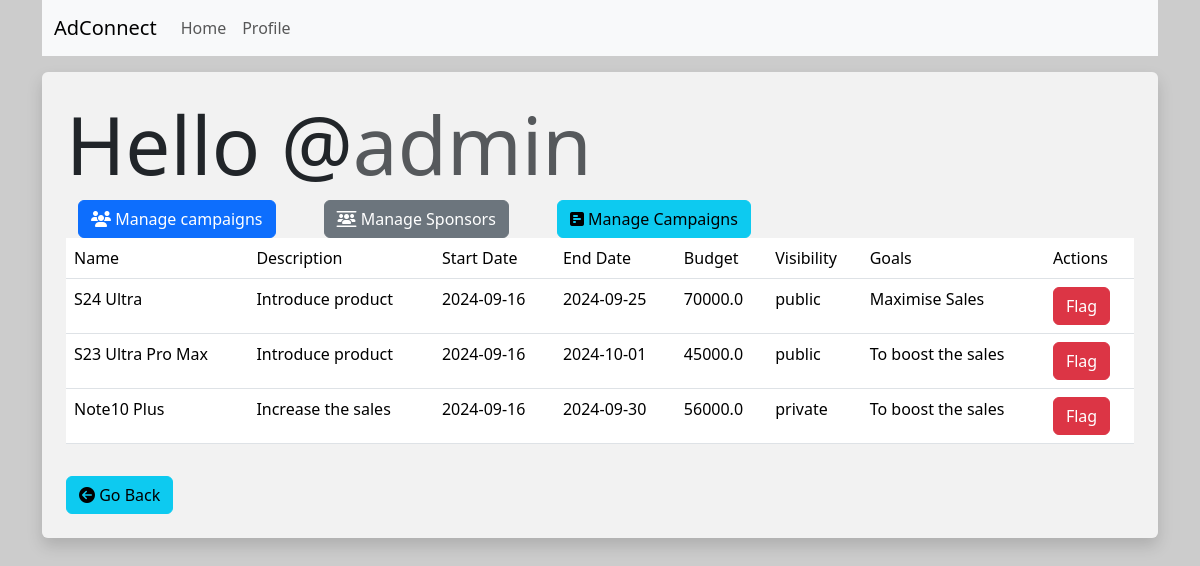
The app's page /admin/manage_campaigns (signed in), older data.
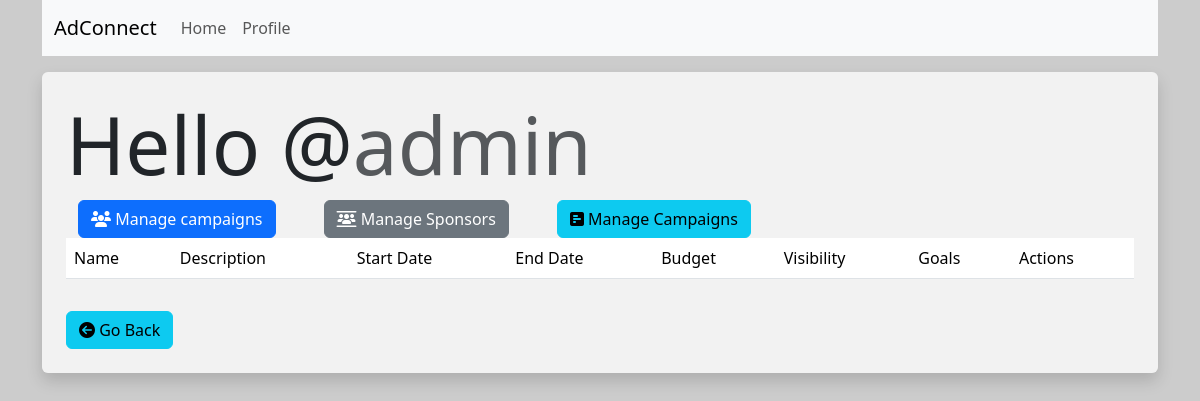
The same page, newer data.
### models.py (models this page shows)
class Campaign(db.Model):
    __tablename__ = 'campaigns'
    id = db.Column(db.Integer, primary_key=True)
    name = db.Column(db.String(256), nullable=False)
    description = db.Column(db.Text)
    start_date = db.Column(db.Date)
    end_date = db.Column(db.Date)
    budget = db.Column(db.Float)
    visibility = db.Column(db.String(64))  # Could be 'public' or 'private'
    goals = db.Column(db.Text)
    payment_amount = db.Column(db.Float, nullable=False)
    requirements = db.Column(db.String, nullable=False)
    sponsor_id = db.Column(db.Integer, db.ForeignKey('sponsors.id'))
    sponsor = db.relationship('Sponsor', back_populates='campaigns')
    ad_requests = db.relationship('AdRequest', back_populates='campaign')

### routes.py (the view)
@app.route("/admin/manage_campaigns")
@admin_required
def manage_campaigns():
    admin=Admin.query.get(session['id'])
    campaigns = Campaign.query.all()
    flagged_campaigns = Flag.query.filter_by(entity_type='campaign').all()
    flagged_campaign_ids = {flag.entity_id for flag in flagged_campaigns}
    return render_template('/admin/manage_campaigns.html', campaigns = campaigns, admin=admin, flagged_campaign_ids=flagged_campaign_ids)

### routes.py (called while the page is built)
def admin_required(inner_func):
    @wraps(inner_func)
    def decorated_func(*args, **kwargs):
        if session.get("id"):
            if session.get("user_type") == "admin":
                return inner_func(*args, **kwargs)
            else:
                flash("Error : You are not authorized to access this page")
                return redirect(url_for('index'))
        else:
            flash("Error : Please log in to continue")
            return redirect(url_for('login'))
    return decorated_func

### templates/admin/manage_campaigns.html (shortened to what this page needs)
{% extends 'layout.html' %}
{% block content %}
    <div class="p-4 bg-white bg-opacity-75 rounded shadow mt-3">
        <h1 class="display-1">Hello @<span class="text-muted">{{  admin.username  }}</span></h1>
        <div class=" container d-flex gap-5">
            <a href="{{ url_for('manage_campaigns') }}" class="btn btn-primary"><i class="fa-solid fa-users"></i> Manage campaigns</a>
            <a href="{{ url_for('manage_sponsors') }}" class="btn btn-secondary"><i class="fa-solid fa-users-between-lines"></i> Manage Sponsors</a>
            <a href="{{ url_for('manage_campaigns') }}" class="btn btn-info"><i class="fa-solid fa-square-poll-horizontal"></i> Manage Campaigns</a>
        </div>
        <table class="table table-hover">
            <thead>
                <tr>
                    <td>Name</td>
                    <td>Description</td>
                    <td>Start Date</td>
                    <td>End Date</td>
                    <td>Budget</td>
                    <td>Visibility</td>
                    <td>Goals</td>
                    <td>Actions</td>
                </tr>
            </thead>
            <tbody>
                {% for campaign in campaigns %}
                    <tr>
                        <td>{{campaign.name}}</td>
                        <td>{{campaign.description}}</td>
                        <td>{{campaign.start_date}}</td>
                        <td>{{campaign.end_date}}</td>
                        <td>{{campaign.budget}}</td>
                        <td>{{campaign.visibility}}</td>
                        <td>{{campaign.goals}}</td>
                        <td>
                            {% if campaign.id in flagged_campaign_ids %}
                                <form action="{{url_for('unflag_entity',entity_type='campaign', entity_id=campaign.id, admin_id = admin.id)}}" class="form" method="post">
                                    <button type="submit" class="btn btn-success"> Unflag </button>
                                </form>
                            {% else %}
                                <form action="{{url_for('flag_entity',entity_type='campaign', entity_id=campaign.id, admin_id = admin.id)}}" class="form" method="post">
                                    <button type="submit" class="btn btn-danger"> Flag </button>
                                </form>
                            {% endif %}
                        </td>
                    </tr>
                {% endfor %}
            </tbody>
        </table>
        <div class="form-group p-2"></div>
            <a href="{{ url_for('admin_home') }}" class="btn btn-info"><i class="fa fa-arrow-circle-left"></i> Go Back</a>
        </div>
    </div>
{% endblock %}

Row changes from the older to the newer data that the page shows:
removed Campaign: name "S24 Ultra", description "Introduce product", start_date "2024-09-16", end_date "2024-09-25", budget "70000.0", visibility "public", goals "Maximise Sales"
removed Campaign: name "S23 Ultra Pro Max", description "Introduce product", start_date "2024-09-16", end_date "2024-10-01", budget "45000.0", visibility "public", goals "To boost the sales"
removed Campaign: name "Note10 Plus", description "Increase the sales", start_date "2024-09-16", end_date "2024-09-30", budget "56000.0", visibility "private", goals "To boost the sales"
